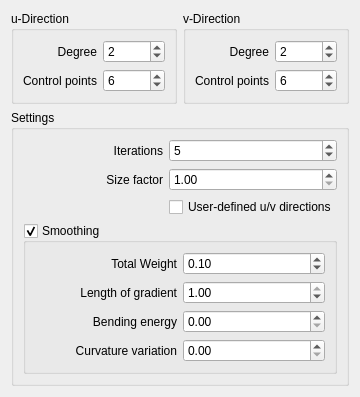
<?xml version="1.0" encoding="UTF-8"?>
<ui version="4.0">
 <class>ReenGui::FitBSplineSurface</class>
 <widget class="QWidget" name="ReenGui::FitBSplineSurface">
  <property name="geometry">
   <rect>
    <x>0</x>
    <y>0</y>
    <width>360</width>
    <height>342</height>
   </rect>
  </property>
  <property name="windowTitle">
   <string>Fit B-spline surface</string>
  </property>
  <layout class="QGridLayout" name="gridLayout_5">
   <item row="0" column="0">
    <widget class="QGroupBox" name="groupBoxU">
     <property name="title">
      <string>u-Direction</string>
     </property>
     <layout class="QGridLayout" name="gridLayout">
      <item row="0" column="0">
       <widget class="QLabel" name="label">
        <property name="text">
         <string>Degree</string>
        </property>
        <property name="alignment">
         <set>Qt::AlignRight|Qt::AlignTrailing|Qt::AlignVCenter</set>
        </property>
       </widget>
      </item>
      <item row="0" column="1">
       <widget class="Gui::PrefSpinBox" name="degreeU">
        <property name="minimum">
         <number>1</number>
        </property>
        <property name="maximum">
         <number>11</number>
        </property>
        <property name="value">
         <number>2</number>
        </property>
        <property name="prefEntry" stdset="0">
         <cstring>UDegree</cstring>
        </property>
        <property name="prefPath" stdset="0">
         <cstring>Mod/ReverseEngineering/BSplineFit</cstring>
        </property>
       </widget>
      </item>
      <item row="1" column="0">
       <widget class="QLabel" name="label_2">
        <property name="text">
         <string>Control points</string>
        </property>
        <property name="alignment">
         <set>Qt::AlignRight|Qt::AlignTrailing|Qt::AlignVCenter</set>
        </property>
       </widget>
      </item>
      <item row="1" column="1">
       <widget class="Gui::PrefSpinBox" name="polesU">
        <property name="minimum">
         <number>2</number>
        </property>
        <property name="maximum">
         <number>100</number>
        </property>
        <property name="value">
         <number>6</number>
        </property>
        <property name="prefEntry" stdset="0">
         <cstring>NbUPoles</cstring>
        </property>
        <property name="prefPath" stdset="0">
         <cstring>Mod/ReverseEngineering/BSplineFit</cstring>
        </property>
       </widget>
      </item>
     </layout>
    </widget>
   </item>
   <item row="0" column="1">
    <widget class="QGroupBox" name="groupBoxV">
     <property name="title">
      <string>v-Direction</string>
     </property>
     <layout class="QGridLayout" name="gridLayout_2">
      <item row="0" column="0">
       <widget class="QLabel" name="label_3">
        <property name="text">
         <string>Degree</string>
        </property>
        <property name="alignment">
         <set>Qt::AlignRight|Qt::AlignTrailing|Qt::AlignVCenter</set>
        </property>
       </widget>
      </item>
      <item row="0" column="1">
       <widget class="Gui::PrefSpinBox" name="degreeV">
        <property name="minimum">
         <number>1</number>
        </property>
        <property name="maximum">
         <number>11</number>
        </property>
        <property name="value">
         <number>2</number>
        </property>
        <property name="prefEntry" stdset="0">
         <cstring>VDegree</cstring>
        </property>
        <property name="prefPath" stdset="0">
         <cstring>Mod/ReverseEngineering/BSplineFit</cstring>
        </property>
       </widget>
      </item>
      <item row="1" column="0">
       <widget class="QLabel" name="label_4">
        <property name="text">
         <string>Control points</string>
        </property>
        <property name="alignment">
         <set>Qt::AlignRight|Qt::AlignTrailing|Qt::AlignVCenter</set>
        </property>
       </widget>
      </item>
      <item row="1" column="1">
       <widget class="Gui::PrefSpinBox" name="polesV">
        <property name="minimum">
         <number>2</number>
        </property>
        <property name="maximum">
         <number>100</number>
        </property>
        <property name="value">
         <number>6</number>
        </property>
        <property name="prefEntry" stdset="0">
         <cstring>NbVPoles</cstring>
        </property>
        <property name="prefPath" stdset="0">
         <cstring>Mod/ReverseEngineering/BSplineFit</cstring>
        </property>
       </widget>
      </item>
     </layout>
    </widget>
   </item>
   <item row="1" column="0" colspan="2">
    <widget class="QGroupBox" name="groupBox">
     <property name="title">
      <string>Settings</string>
     </property>
     <layout class="QGridLayout" name="gridLayout_4">
      <item row="0" column="0">
       <widget class="QLabel" name="label_5">
        <property name="text">
         <string>Iterations</string>
        </property>
        <property name="alignment">
         <set>Qt::AlignRight|Qt::AlignTrailing|Qt::AlignVCenter</set>
        </property>
       </widget>
      </item>
      <item row="0" column="1">
       <widget class="Gui::PrefSpinBox" name="iterations">
        <property name="minimum">
         <number>-1</number>
        </property>
        <property name="maximum">
         <number>100</number>
        </property>
        <property name="value">
         <number>5</number>
        </property>
        <property name="prefEntry" stdset="0">
         <cstring>Iterations</cstring>
        </property>
        <property name="prefPath" stdset="0">
         <cstring>Mod/ReverseEngineering/BSplineFit</cstring>
        </property>
       </widget>
      </item>
      <item row="1" column="0">
       <widget class="QLabel" name="label_6">
        <property name="text">
         <string>Size factor</string>
        </property>
        <property name="alignment">
         <set>Qt::AlignRight|Qt::AlignTrailing|Qt::AlignVCenter</set>
        </property>
       </widget>
      </item>
      <item row="1" column="1">
       <widget class="Gui::PrefDoubleSpinBox" name="sizeFactor">
        <property name="minimum">
         <double>1.000000000000000</double>
        </property>
        <property name="maximum">
         <double>2.000000000000000</double>
        </property>
        <property name="singleStep">
         <double>0.010000000000000</double>
        </property>
        <property name="prefEntry" stdset="0">
         <cstring>Size factor</cstring>
        </property>
        <property name="prefPath" stdset="0">
         <cstring>Mod/ReverseEngineering/BSplineFit</cstring>
        </property>
       </widget>
      </item>
      <item row="3" column="0" colspan="2">
       <widget class="QGroupBox" name="groupBoxSmooth">
        <property name="title">
         <string>Smoothing</string>
        </property>
        <property name="checkable">
         <bool>true</bool>
        </property>
        <layout class="QGridLayout" name="gridLayout_3">
         <item row="0" column="0">
          <widget class="QLabel" name="label_7">
           <property name="text">
            <string>Total Weight</string>
           </property>
           <property name="alignment">
            <set>Qt::AlignRight|Qt::AlignTrailing|Qt::AlignVCenter</set>
           </property>
          </widget>
         </item>
         <item row="0" column="1">
          <widget class="Gui::PrefDoubleSpinBox" name="totalWeight">
           <property name="maximum">
            <double>1000.000000000000000</double>
           </property>
           <property name="singleStep">
            <double>0.100000000000000</double>
           </property>
           <property name="value">
            <double>0.100000000000000</double>
           </property>
           <property name="prefEntry" stdset="0">
            <cstring>Total Weight</cstring>
           </property>
           <property name="prefPath" stdset="0">
            <cstring>Mod/ReverseEngineering/BSplineFit</cstring>
           </property>
          </widget>
         </item>
         <item row="1" column="0">
          <widget class="QLabel" name="label_8">
           <property name="text">
            <string>Length of gradient</string>
           </property>
           <property name="alignment">
            <set>Qt::AlignRight|Qt::AlignTrailing|Qt::AlignVCenter</set>
           </property>
          </widget>
         </item>
         <item row="1" column="1">
          <widget class="Gui::PrefDoubleSpinBox" name="gradient">
           <property name="maximum">
            <double>1.000000000000000</double>
           </property>
           <property name="singleStep">
            <double>0.100000000000000</double>
           </property>
           <property name="value">
            <double>1.000000000000000</double>
           </property>
           <property name="prefEntry" stdset="0">
            <cstring>Length of gradient</cstring>
           </property>
           <property name="prefPath" stdset="0">
            <cstring>Mod/ReverseEngineering/BSplineFit</cstring>
           </property>
          </widget>
         </item>
         <item row="2" column="0">
          <widget class="QLabel" name="label_9">
           <property name="text">
            <string>Bending energy</string>
           </property>
           <property name="alignment">
            <set>Qt::AlignRight|Qt::AlignTrailing|Qt::AlignVCenter</set>
           </property>
          </widget>
         </item>
         <item row="2" column="1">
          <widget class="Gui::PrefDoubleSpinBox" name="bending">
           <property name="maximum">
            <double>1.000000000000000</double>
           </property>
           <property name="singleStep">
            <double>0.100000000000000</double>
           </property>
           <property name="value">
            <double>0.000000000000000</double>
           </property>
           <property name="prefEntry" stdset="0">
            <cstring>Bending energy</cstring>
           </property>
           <property name="prefPath" stdset="0">
            <cstring>Mod/ReverseEngineering/BSplineFit</cstring>
           </property>
          </widget>
         </item>
         <item row="3" column="0">
          <widget class="QLabel" name="label_10">
           <property name="text">
            <string>Curvature variation</string>
           </property>
           <property name="alignment">
            <set>Qt::AlignRight|Qt::AlignTrailing|Qt::AlignVCenter</set>
           </property>
          </widget>
         </item>
         <item row="3" column="1">
          <widget class="Gui::PrefDoubleSpinBox" name="curvature">
           <property name="maximum">
            <double>1.000000000000000</double>
           </property>
           <property name="singleStep">
            <double>0.100000000000000</double>
           </property>
           <property name="value">
            <double>0.000000000000000</double>
           </property>
           <property name="prefEntry" stdset="0">
            <cstring>Curvature variation</cstring>
           </property>
           <property name="prefPath" stdset="0">
            <cstring>Mod/ReverseEngineering/BSplineFit</cstring>
           </property>
          </widget>
         </item>
        </layout>
       </widget>
      </item>
      <item row="2" column="1">
       <widget class="Gui::PrefCheckBox" name="uvdir">
        <property name="text">
         <string>User-defined u/v directions</string>
        </property>
        <property name="prefEntry" stdset="0">
         <cstring>User-Defined UVDir</cstring>
        </property>
        <property name="prefPath" stdset="0">
         <cstring>Mod/ReverseEngineering/BSplineFit</cstring>
        </property>
       </widget>
      </item>
     </layout>
    </widget>
   </item>
  </layout>
 </widget>
 <customwidgets>
  <customwidget>
   <class>Gui::PrefSpinBox</class>
   <extends>QSpinBox</extends>
   <header>Gui/PrefWidgets.h</header>
  </customwidget>
  <customwidget>
   <class>Gui::PrefCheckBox</class>
   <extends>QCheckBox</extends>
   <header>Gui/PrefWidgets.h</header>
  </customwidget>
  <customwidget>
   <class>Gui::PrefDoubleSpinBox</class>
   <extends>QDoubleSpinBox</extends>
   <header>Gui/PrefWidgets.h</header>
  </customwidget>
 </customwidgets>
 <resources/>
 <connections/>
</ui>
